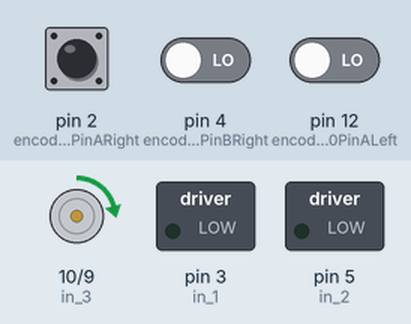
Simulated run of this sketch. Board: Arduino Uno, built with avr-gcc and run on an emulated ATmega328P. Parts: motor-driver pin pairs drawn as motors (green arrow = first pin HIGH = forward, orange = second pin HIGH = backward, longer = more drive), switched loads named in the sketch (green lamp = pin HIGH). The inputs (shaded band) are chosen by the test bench; at power-on: pin 2 (encoder0PinARight) LOW, pin 4 (encoder0PinBRight) LOW, pin 12 (encoder0PinALeft) LOW. What the sketch prints to the serial monitor is not drawn.

Above: at 1.2 s.
1.3 s: pin 2 (encoder0PinARight) driven HIGH
2.8 s: pin 2 (encoder0PinARight) pulsed LOW 2 times (0.12 s each, 0.3 s apart)
Timing chart, 0 to 5.8 s (numbered marks = the images above; inputs shaded):
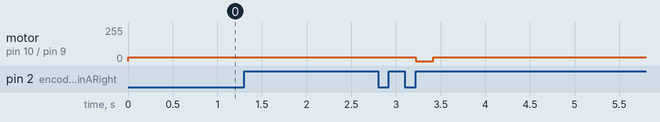

The sketch:

Encoder_Tick_with_PWM_and_TIme.ino
```cpp
const int in_1 = 3; // Left drive motor pin
const int in_2 = 5; // Left reverse motor pin
const int in_3 = 10;  // Rigth drive motor pin
const int in_4 = 9;  // Right reverse motor pin

int valLeft;
int encoder0PinALeft = 12;
int encoder0PinBLeft = 13;
int encoder0PosLeft = 0;
int encoder0PrevPosRight = 0;
int encoder0PinALastLeft = LOW;
int nLeft = LOW;

int valRight;
int encoder0PinARight = 2;
int encoder0PinBRight = 4;
int encoder0PosRight = 0;
int encoder0PinALastRight = LOW;
int nRight = LOW;
int empieza = 0;


boolean moves;
boolean manda;


int pwm = 27;


unsigned long startTime;
unsigned long endTime;
unsigned long timeRun = 5000;


void setup() {
  // put your setup code here, to run once:
  pinMode (in_1, OUTPUT);
  pinMode (in_2, OUTPUT);
  pinMode (in_3, OUTPUT);
  pinMode (in_4, OUTPUT);


  pinMode (encoder0PinALeft, INPUT);
  pinMode (encoder0PinBLeft, INPUT);
  pinMode (encoder0PinARight, INPUT);
  pinMode (encoder0PinBRight, INPUT);
  Serial.begin (9600);

}


void loop() {
  // put your main code here, to run repeatedly:

  encoder0PrevPosRight=encoder0PosRight;

  if (empieza == 0) {

//    analogWrite(in_1, pwm);
//    analogWrite(in_3, pwm);
    moves=true;
    manda=true;
    startTime = millis();
    empieza = 1;
  }
  endTime = millis();


   if(manda && moves){

     manda=false;
     analogWrite(in_3, pwm);
     Serial.print ("Se movio");

     }
     encoders();

    if(encoder0PrevPosRight != encoder0PosRight){
      moves=false;
      analogWrite(in_3, 0);
     }


    if(!moves && (endTime - startTime)>500 ){
    startTime=endTime;
    moves = true;
    manda=true;
  }

}


void forward(boolean leftMotor, boolean rightMotor) {
  if (leftMotor)
    analogWrite(in_3, pwm);
  else
    analogWrite(in_3, 0);
  if (rightMotor)
    analogWrite(in_1, pwm);
  else
    analogWrite(in_1, 0);


}

void checkEncoders() {
  if (encoder0PosRight < encoder0PosLeft) {
    forward(true, false);

  }
  else if (encoder0PosRight > encoder0PosLeft) {
    forward(false, true);
  }
  else
    forward(true, true);

}

void pausaMotor(boolean leftMotor, boolean rightMotor) {
  if (leftMotor)
    analogWrite(in_3, 0);
  if (rightMotor)
    analogWrite(in_1, 0);
}

boolean moveTick(){

}

void encoders() {


  nLeft = digitalRead(encoder0PinALeft);
  if ((encoder0PinALastLeft == LOW) && (nLeft == HIGH)) {
    if (digitalRead(encoder0PinBLeft) == LOW) {
      encoder0PosLeft--;
    } else {
      encoder0PosLeft++;
    }
    Serial.print ("Encoder left: ");
    Serial.print(encoder0PosLeft);
    Serial.print("   ");
    Serial.print ("Encoder Right: ");
    Serial.println(encoder0PosRight);


  }
  encoder0PinALastLeft = nLeft;

  nRight = digitalRead(encoder0PinARight);
  if ((encoder0PinALastRight == LOW) && (nRight == HIGH)) {
    if (digitalRead(encoder0PinBRight) == LOW) {
      encoder0PosRight--;
    } else {
      encoder0PosRight++;
    }

    Serial.print ("Encoder left: ");
    Serial.print(encoder0PosLeft);
    Serial.print("   ");
    Serial.print ("Encoder Right: ");
    Serial.println(encoder0PosRight);

  }

  encoder0PinALastRight = nRight;

}
```

Measured:
- after the input at 2.8 s, motor on pin 10 (in_3) / pin 9 (in_4): forward 27/255 → stopped after 0.42 s, → forward 27/255 0.20 s later
